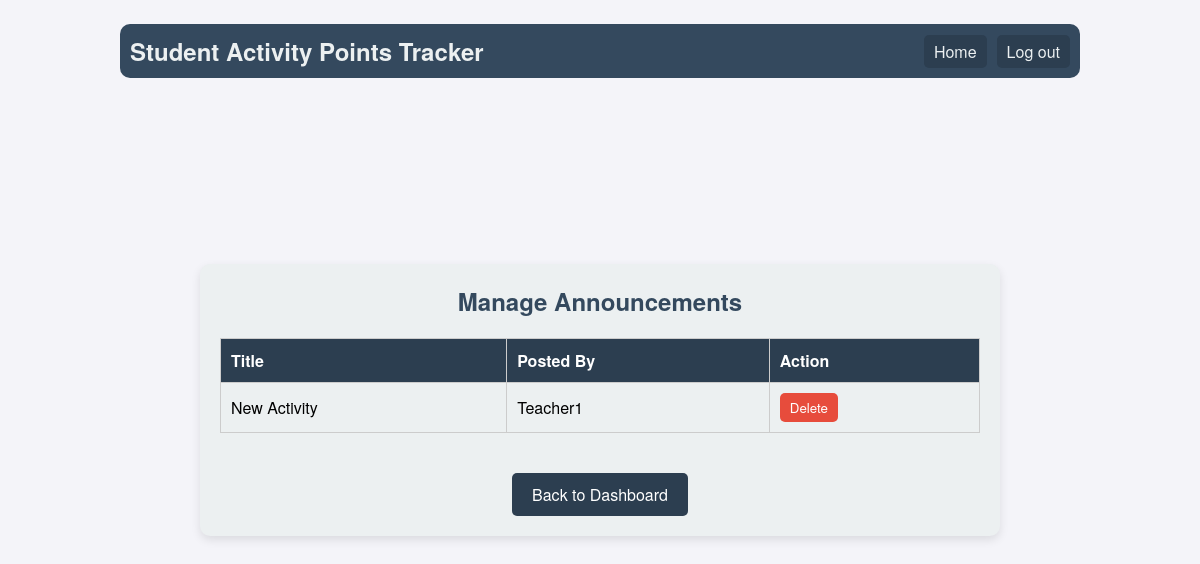
/manage_announcements/ (signed in), run on an earlier commit of the app's database.
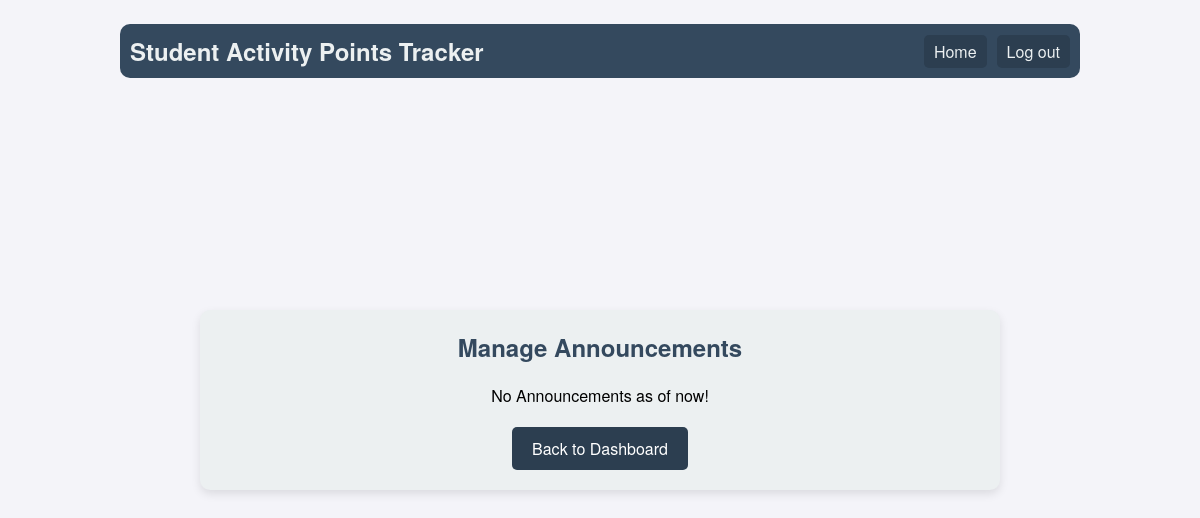
And on a later commit of the database.
### activityPointsApp/models.py (models this page shows, shortened)
class Announcement(models.Model):
    title = models.CharField(max_length=255)
    content = models.TextField()
    date_posted = models.DateTimeField(default=timezone.now)
    posted_by = models.ForeignKey(Teacher, on_delete=models.CASCADE)
    activity_link = models.URLField(blank=True, null=True)  # Link related to an activity

class Teacher(models.Model):
    name = models.CharField(max_length=20)
    email = models.EmailField(unique=True)
    password = models.CharField(max_length=20)
    department = models.CharField(max_length=3)

### activityPointsApp/views.py (the view)
# urls.py: path('manage_announcements/', manage_announcements, name='manage_announcements'),
def manage_announcements(request):
    if 'teacher_email' not in request.session:
        return redirect('loginTeacher')
    teacher_email = request.session['teacher_email']
    announcements = Announcement.objects.filter(posted_by__email=teacher_email)
    if request.method == 'POST' and 'delete_announcement' in request.POST:
        announcement_id = request.POST.get('announcement_id')
        announcement = get_object_or_404(Announcement, id=announcement_id, posted_by__email=teacher_email)
        announcement.delete()
        return redirect('manage_announcements')
    return render(request, 'manage_announcements.html', {'announcements': announcements})

### activityPointsApp/templates/manage_announcements.html (shortened to what this page needs)
{% load static %}
<!DOCTYPE html>
<html lang="en">
<head>
    <link rel="stylesheet" href="{% static 'manage_announcements.css' %}">
</head>
<body>
    <div class="header">
        <div class="app-name">Student Activity Points Tracker</div>
        <div class="nav">
            <a class="nav-item" href="{% url 'home' %}">Home</a>
            <a class="nav-item" href="{% url 'logout' %}">Log out</a>
        </div>
    </div>
    <div class="container">
        <h2>Manage Announcements</h2>
        {% if announcements %}
        <table class="announcements-table">
            <thead>
                <tr>
                    <th>Title</th>
                    <th>Posted By</th>
                    <th>Action</th>
                </tr>
            </thead>
            <tbody>
                {% for announcement in announcements %}
                <tr>
                    <td><a href="{% url 'activity_detail' announcement.id %}" class="activity-detail">{{ announcement.title }}</a></td>
                    <td>{{ announcement.posted_by.name }}</td>
                    <td>
                        <form method="post" style="display:inline;">
                            <button type="submit" name="delete_announcement" class="delete-button">Delete</button>
                        </form>
                    </td>
                </tr>
                {% endfor %}
                {% else %}
                    No Announcements as of now! <br>
                {% endif %}
            </tbody>
        </table>
        <a href="{% url 'teacherDashboard' %}" class="back-link">Back to Dashboard</a>
    </div>
</body>
</html>

What changed in the data, as far as the page shows it:
removed Announcement: title "New Activity", posted_by.name "Teacher1"
Also different on the page:
text no longer shown: "Title Posted By Action"
text now shown: "No Announcements as of now!"
